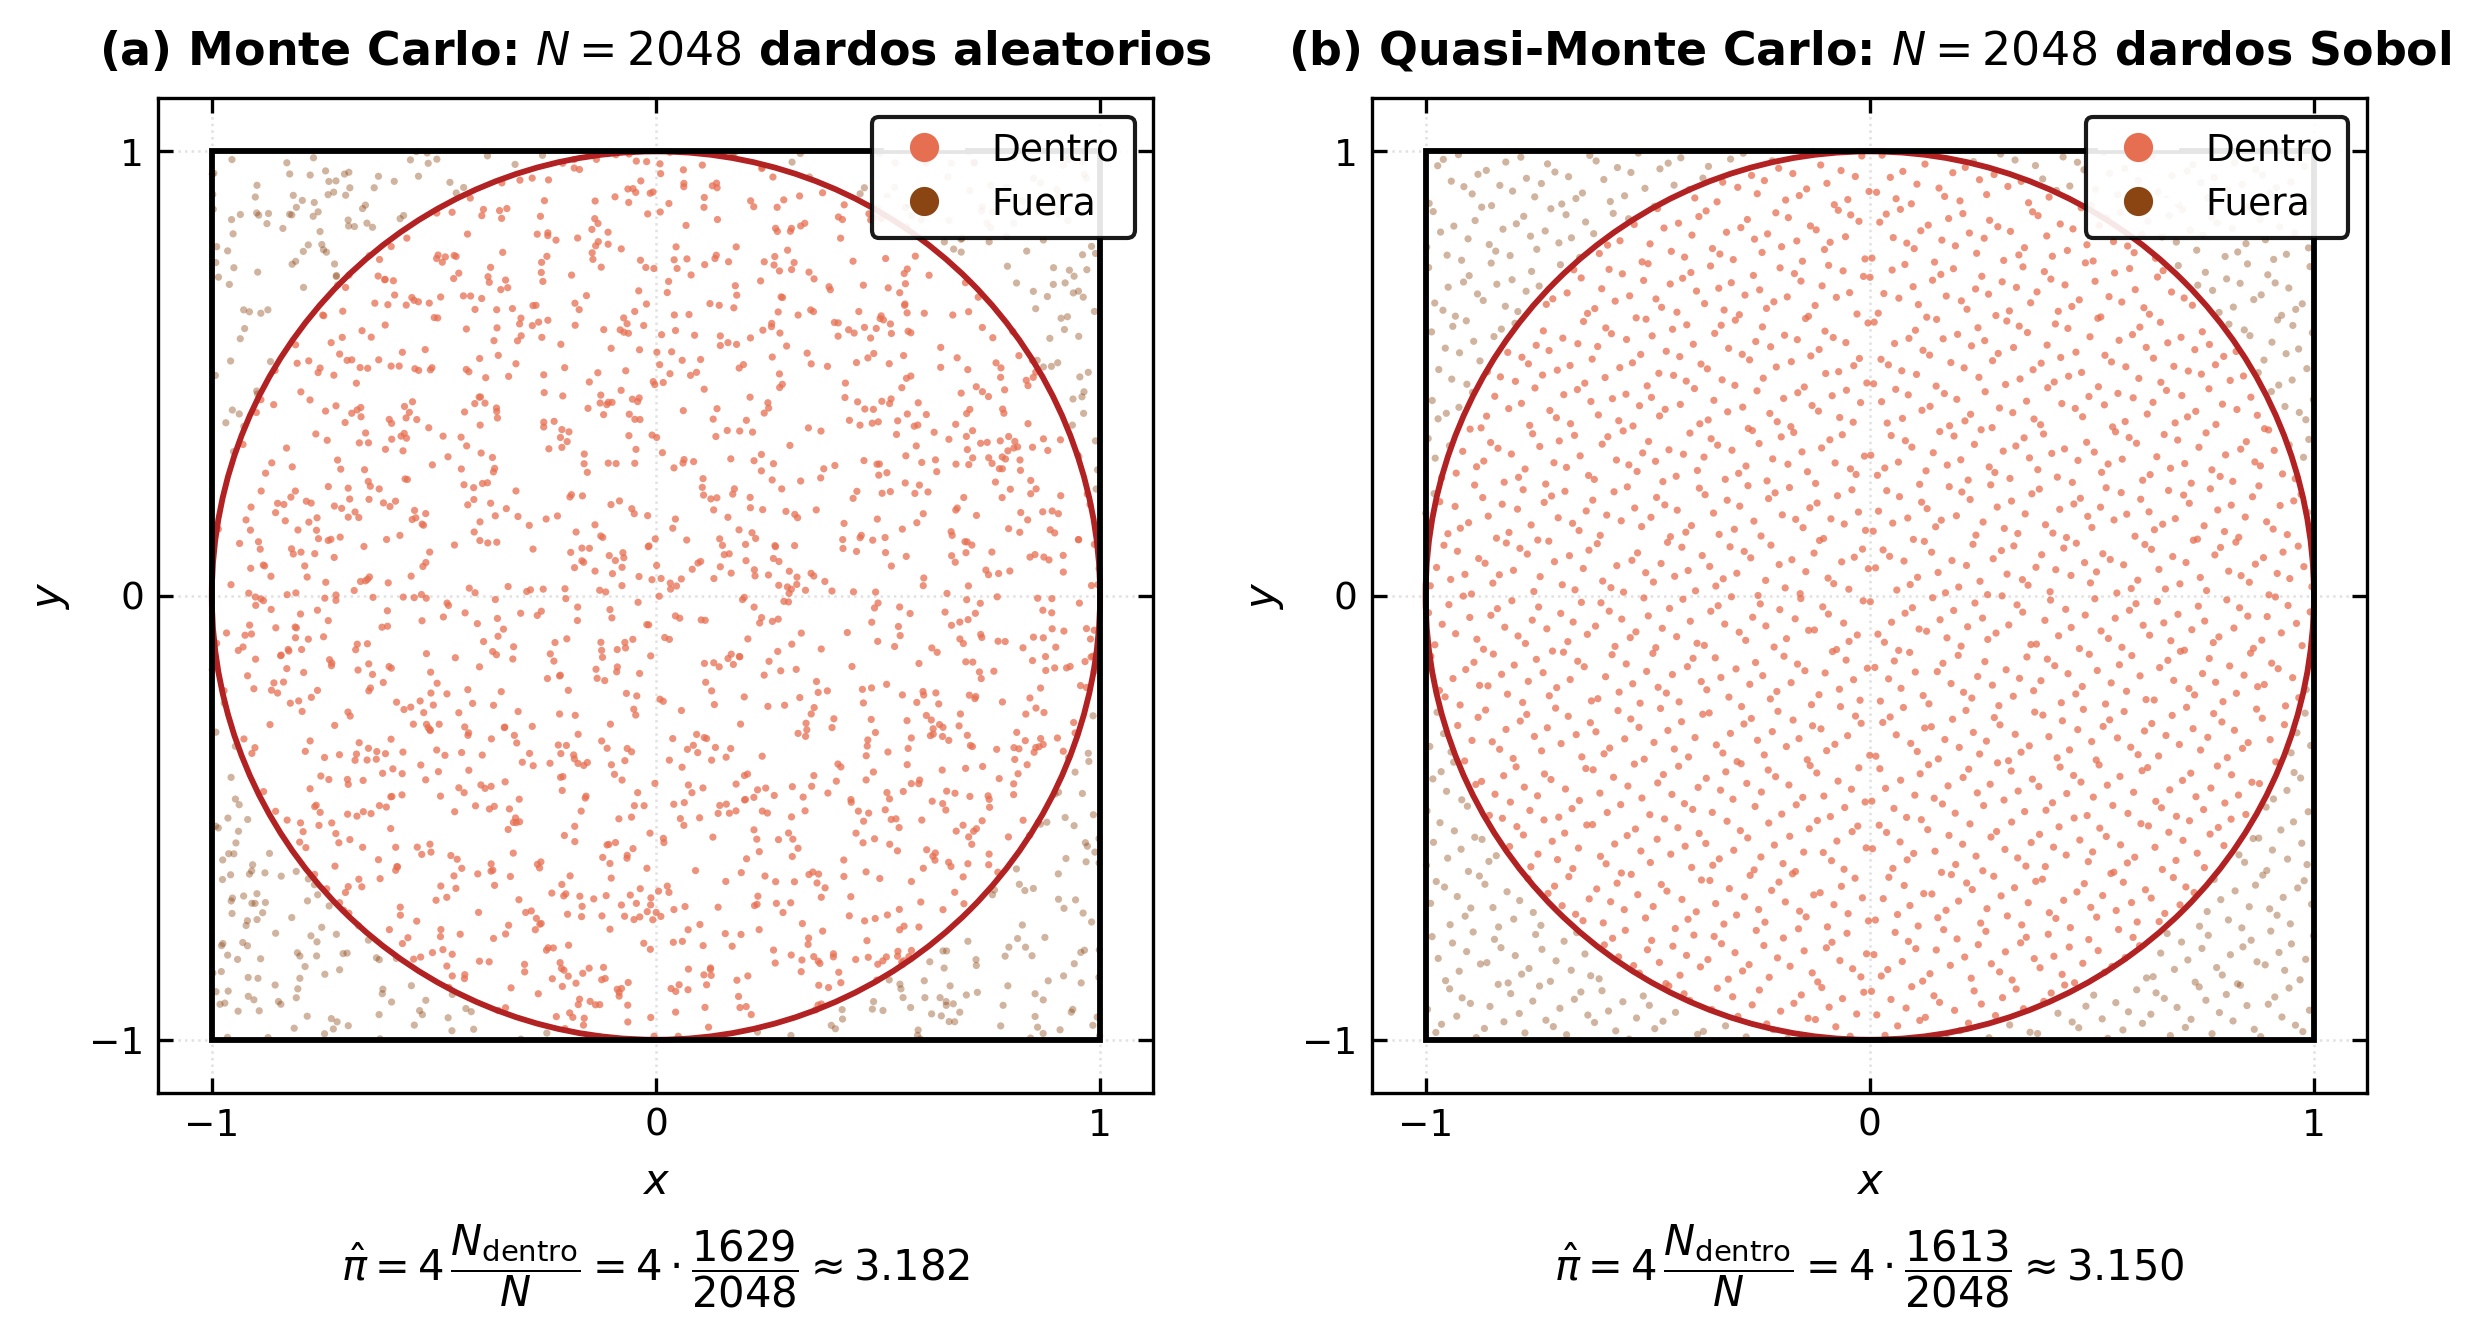

The Python source for this figure:
from pathlib import Path

import matplotlib.pyplot as plt
import numpy as np
from matplotlib.lines import Line2D
from matplotlib.patches import Circle, Rectangle
from scipy.stats import qmc

SCRIPT_DIR = Path(__file__).resolve().parent

COLOR_MARRON = "#8B4513"
COLOR_ROJO = "#B22222"
COLOR_SALMON = "#E76F51"

N = 2048  # Potencia de 2: requisito de equilibrio de la secuencia Sobol
TICKS = [-1, 0, 1]
LIM = (-1.12, 1.12)
SEED = 42


def _apply_axes_style(ax: plt.Axes) -> None:
    ax.set_facecolor("white")
    for spine in ax.spines.values():
        spine.set_edgecolor("black")
        spine.set_linewidth(0.8)
    ax.tick_params(direction="in", top=True, right=True, colors="black", labelsize=9)
    ax.set_xticks(TICKS)
    ax.set_yticks(TICKS)
    ax.grid(True, linestyle=":", alpha=0.25, color="#888888", linewidth=0.6)


def _dibujar_cuadrado_circulo(ax: plt.Axes) -> None:
    ax.add_patch(
        Circle(
            (0, 0),
            1,
            fill=False,
            edgecolor=COLOR_ROJO,
            linewidth=1.4,
            zorder=4,
        )
    )
    ax.add_patch(
        Rectangle(
            (-1, -1),
            2,
            2,
            fill=False,
            edgecolor="black",
            linewidth=1.4,
            zorder=5,
        )
    )


def _generar_aleatorio(n: int) -> tuple[np.ndarray, np.ndarray]:
    rng = np.random.default_rng(SEED)
    x = rng.uniform(-1, 1, n)
    y = rng.uniform(-1, 1, n)
    return x, y


def _generar_sobol(n: int) -> tuple[np.ndarray, np.ndarray]:
    sampler = qmc.Sobol(d=2, scramble=True, seed=SEED)
    puntos = sampler.random(n)
    x = puntos[:, 0] * 2 - 1
    y = puntos[:, 1] * 2 - 1
    return x, y


def _dibujar_panel(
    ax: plt.Axes,
    x: np.ndarray,
    y: np.ndarray,
    *,
    titulo: str,
) -> None:
    dentro = x**2 + y**2 <= 1
    n_dentro = int(np.sum(dentro))
    pi_hat = 4 * n_dentro / len(x)

    ax.scatter(
        x[dentro],
        y[dentro],
        color=COLOR_SALMON,
        s=3,
        alpha=0.75,
        rasterized=True,
        edgecolors="none",
        zorder=2,
    )
    ax.scatter(
        x[~dentro],
        y[~dentro],
        color=COLOR_MARRON,
        s=3,
        alpha=0.4,
        rasterized=True,
        edgecolors="none",
        zorder=2,
    )
    _dibujar_cuadrado_circulo(ax)

    leyenda = [
        Line2D(
            [0],
            [0],
            marker="o",
            color="w",
            markerfacecolor=COLOR_SALMON,
            markeredgecolor=COLOR_SALMON,
            markersize=6,
            label="Dentro",
        ),
        Line2D(
            [0],
            [0],
            marker="o",
            color="w",
            markerfacecolor=COLOR_MARRON,
            markeredgecolor=COLOR_MARRON,
            markersize=6,
            label="Fuera",
        ),
    ]
    ax.legend(
        handles=leyenda,
        loc="upper right",
        frameon=True,
        framealpha=0.9,
        edgecolor="black",
        fontsize=9,
    )

    ax.set_title(titulo, fontsize=11, fontweight="bold", color="black", pad=8)
    ax.set_xlabel(r"$x$", fontsize=10, color="black")
    ax.set_ylabel(r"$y$", fontsize=10, color="black")
    ax.set_xlim(*LIM)
    ax.set_ylim(*LIM)
    ax.set_aspect("equal")
    _apply_axes_style(ax)

    ax.text(
        0.5,
        -0.13,
        rf"$\hat{{\pi}} = 4\,\dfrac{{N_{{\mathrm{{dentro}}}}}}{{N}}"
        rf" = 4 \cdot \dfrac{{{n_dentro}}}{{{len(x)}}}"
        rf" \approx {pi_hat:.3f}$",
        transform=ax.transAxes,
        ha="center",
        va="top",
        fontsize=10,
        color="black",
    )


x_mc, y_mc = _generar_aleatorio(N)
x_sobol, y_sobol = _generar_sobol(N)

fig, (ax_a, ax_b) = plt.subplots(1, 2, figsize=(9.5, 4.5))
fig.subplots_adjust(wspace=0.22, bottom=0.14)

_dibujar_panel(
    ax_a,
    x_mc,
    y_mc,
    titulo=rf"(a) Monte Carlo: $N = {N}$ dardos aleatorios",
)
_dibujar_panel(
    ax_b,
    x_sobol,
    y_sobol,
    titulo=rf"(b) Quasi-Monte Carlo: $N = {N}$ dardos Sobol",
)

png_path = SCRIPT_DIR / "pi_comparacion_generadores.png"
pdf_path = SCRIPT_DIR / "pi_comparacion_generadores.pdf"
fig.savefig(png_path, dpi=300, bbox_inches="tight", facecolor="white")
fig.savefig(pdf_path, bbox_inches="tight", facecolor="white")
plt.show()
